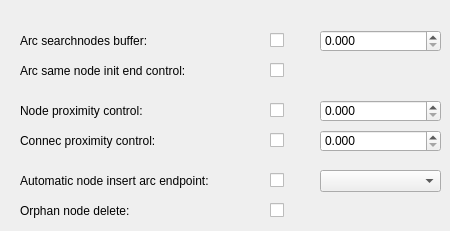
   <widget class="QWidget" name="tab">
    <attribute name="title">
     <string>Topology</string>
    </attribute>
    <widget class="QComboBox" name="nodeinsert_catalog_vdefault">
     <property name="geometry">
      <rect>
       <x>320</x>
       <y>170</y>
       <width>121</width>
       <height>22</height>
      </rect>
     </property>
    </widget>
    <widget class="QCheckBox" name="nodeinsert_arcendpoint">
     <property name="geometry">
      <rect>
       <x>270</x>
       <y>170</y>
       <width>20</width>
       <height>21</height>
      </rect>
     </property>
     <property name="text">
      <string/>
     </property>
    </widget>
    <widget class="QCheckBox" name="samenode_init_end_control">
     <property name="geometry">
      <rect>
       <x>270</x>
       <y>60</y>
       <width>20</width>
       <height>21</height>
      </rect>
     </property>
     <property name="text">
      <string/>
     </property>
    </widget>
    <widget class="QCheckBox" name="arc_searchnodes_control">
     <property name="geometry">
      <rect>
       <x>270</x>
       <y>30</y>
       <width>20</width>
       <height>21</height>
      </rect>
     </property>
     <property name="text">
      <string/>
     </property>
    </widget>
    <widget class="QLabel" name="label_orphannode_delete">
     <property name="geometry">
      <rect>
       <x>20</x>
       <y>200</y>
       <width>231</width>
       <height>22</height>
      </rect>
     </property>
     <property name="font">
      <font>
       <pointsize>9</pointsize>
      </font>
     </property>
     <property name="frameShape">
      <enum>QFrame::NoFrame</enum>
     </property>
     <property name="frameShadow">
      <enum>QFrame::Plain</enum>
     </property>
     <property name="text">
      <string>Orphan node delete:</string>
     </property>
     <property name="textFormat">
      <enum>Qt::AutoText</enum>
     </property>
     <property name="scaledContents">
      <bool>false</bool>
     </property>
     <property name="alignment">
      <set>Qt::AlignLeading|Qt::AlignLeft|Qt::AlignVCenter</set>
     </property>
     <property name="margin">
      <number>3</number>
     </property>
    </widget>
    <widget class="QDoubleSpinBox" name="arc_searchnodes">
     <property name="geometry">
      <rect>
       <x>320</x>
       <y>30</y>
       <width>121</width>
       <height>22</height>
      </rect>
     </property>
     <property name="decimals">
      <number>3</number>
     </property>
     <property name="singleStep">
      <double>0.010000000000000</double>
     </property>
    </widget>
    <widget class="QDoubleSpinBox" name="connec_proximity">
     <property name="geometry">
      <rect>
       <x>320</x>
       <y>130</y>
       <width>121</width>
       <height>22</height>
      </rect>
     </property>
     <property name="decimals">
      <number>3</number>
     </property>
     <property name="singleStep">
      <double>0.010000000000000</double>
     </property>
    </widget>
    <widget class="QLabel" name="label_nodeinsert_arcendpoint">
     <property name="geometry">
      <rect>
       <x>20</x>
       <y>170</y>
       <width>231</width>
       <height>22</height>
      </rect>
     </property>
     <property name="font">
      <font>
       <pointsize>9</pointsize>
      </font>
     </property>
     <property name="frameShape">
      <enum>QFrame::NoFrame</enum>
     </property>
     <property name="frameShadow">
      <enum>QFrame::Plain</enum>
     </property>
     <property name="text">
      <string>Automatic node insert arc endpoint:</string>
     </property>
     <property name="textFormat">
      <enum>Qt::AutoText</enum>
     </property>
     <property name="scaledContents">
      <bool>false</bool>
     </property>
     <property name="alignment">
      <set>Qt::AlignLeading|Qt::AlignLeft|Qt::AlignVCenter</set>
     </property>
     <property name="margin">
      <number>3</number>
     </property>
    </widget>
    <widget class="QCheckBox" name="connec_proximity_control">
     <property name="geometry">
      <rect>
       <x>270</x>
       <y>130</y>
       <width>20</width>
       <height>21</height>
      </rect>
     </property>
     <property name="text">
      <string/>
     </property>
    </widget>
    <widget class="QLabel" name="label_samenode_init_end_control">
     <property name="geometry">
      <rect>
       <x>20</x>
       <y>60</y>
       <width>231</width>
       <height>22</height>
      </rect>
     </property>
     <property name="font">
      <font>
       <pointsize>9</pointsize>
      </font>
     </property>
     <property name="frameShape">
      <enum>QFrame::NoFrame</enum>
     </property>
     <property name="frameShadow">
      <enum>QFrame::Plain</enum>
     </property>
     <property name="text">
      <string>Arc same node init end control:</string>
     </property>
     <property name="textFormat">
      <enum>Qt::AutoText</enum>
     </property>
     <property name="scaledContents">
      <bool>false</bool>
     </property>
     <property name="alignment">
      <set>Qt::AlignLeading|Qt::AlignLeft|Qt::AlignVCenter</set>
     </property>
     <property name="margin">
      <number>3</number>
     </property>
    </widget>
    <widget class="QDoubleSpinBox" name="node_proximity">
     <property name="geometry">
      <rect>
       <x>320</x>
       <y>100</y>
       <width>121</width>
       <height>22</height>
      </rect>
     </property>
     <property name="decimals">
      <number>3</number>
     </property>
     <property name="singleStep">
      <double>0.010000000000000</double>
     </property>
    </widget>
    <widget class="QCheckBox" name="orphannode_delete">
     <property name="geometry">
      <rect>
       <x>270</x>
       <y>200</y>
       <width>20</width>
       <height>21</height>
      </rect>
     </property>
     <property name="text">
      <string/>
     </property>
    </widget>
    <widget class="QLabel" name="label_arc_searchnodes_buffer">
     <property name="geometry">
      <rect>
       <x>20</x>
       <y>30</y>
       <width>231</width>
       <height>22</height>
      </rect>
     </property>
     <property name="font">
      <font>
       <pointsize>9</pointsize>
      </font>
     </property>
     <property name="frameShape">
      <enum>QFrame::NoFrame</enum>
     </property>
     <property name="frameShadow">
      <enum>QFrame::Plain</enum>
     </property>
     <property name="text">
      <string>Arc searchnodes buffer:</string>
     </property>
     <property name="textFormat">
      <enum>Qt::AutoText</enum>
     </property>
     <property name="scaledContents">
      <bool>false</bool>
     </property>
     <property name="alignment">
      <set>Qt::AlignLeading|Qt::AlignLeft|Qt::AlignVCenter</set>
     </property>
     <property name="margin">
      <number>3</number>
     </property>
    </widget>
    <widget class="QLabel" name="label_node_proximity_control">
     <property name="geometry">
      <rect>
       <x>20</x>
       <y>100</y>
       <width>231</width>
       <height>22</height>
      </rect>
     </property>
     <property name="font">
      <font>
       <pointsize>9</pointsize>
      </font>
     </property>
     <property name="frameShape">
      <enum>QFrame::NoFrame</enum>
     </property>
     <property name="frameShadow">
      <enum>QFrame::Plain</enum>
     </property>
     <property name="text">
      <string>Node proximity control:</string>
     </property>
     <property name="textFormat">
      <enum>Qt::AutoText</enum>
     </property>
     <property name="scaledContents">
      <bool>false</bool>
     </property>
     <property name="alignment">
      <set>Qt::AlignLeading|Qt::AlignLeft|Qt::AlignVCenter</set>
     </property>
     <property name="margin">
      <number>3</number>
     </property>
    </widget>
    <widget class="QLabel" name="label_connec_proximity_control">
     <property name="geometry">
      <rect>
       <x>20</x>
       <y>130</y>
       <width>231</width>
       <height>22</height>
      </rect>
     </property>
     <property name="font">
      <font>
       <pointsize>9</pointsize>
      </font>
     </property>
     <property name="frameShape">
      <enum>QFrame::NoFrame</enum>
     </property>
     <property name="frameShadow">
      <enum>QFrame::Plain</enum>
     </property>
     <property name="text">
      <string>Connec proximity control:</string>
     </property>
     <property name="textFormat">
      <enum>Qt::AutoText</enum>
     </property>
     <property name="scaledContents">
      <bool>false</bool>
     </property>
     <property name="alignment">
      <set>Qt::AlignLeading|Qt::AlignLeft|Qt::AlignVCenter</set>
     </property>
     <property name="margin">
      <number>3</number>
     </property>
    </widget>
    <widget class="QCheckBox" name="node_proximity_control">
     <property name="geometry">
      <rect>
       <x>270</x>
       <y>100</y>
       <width>20</width>
       <height>21</height>
      </rect>
     </property>
     <property name="text">
      <string/>
     </property>
    </widget>
   </widget>
